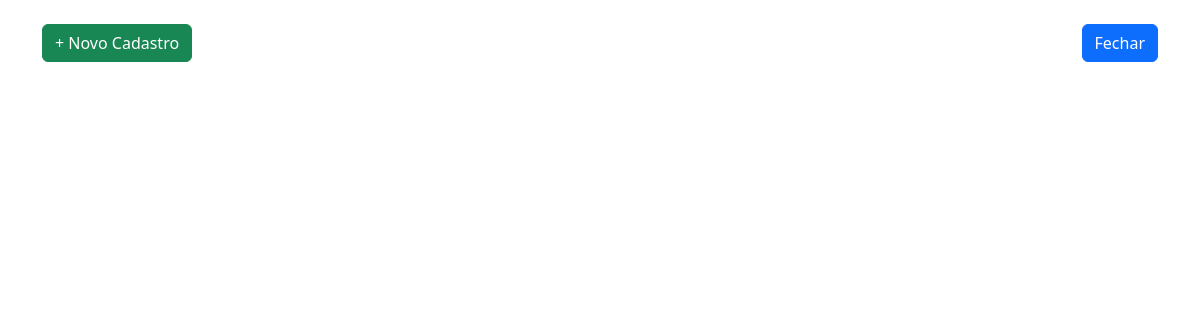
The app's page /App/views/user/CarroView/indexCarro.php, older data.
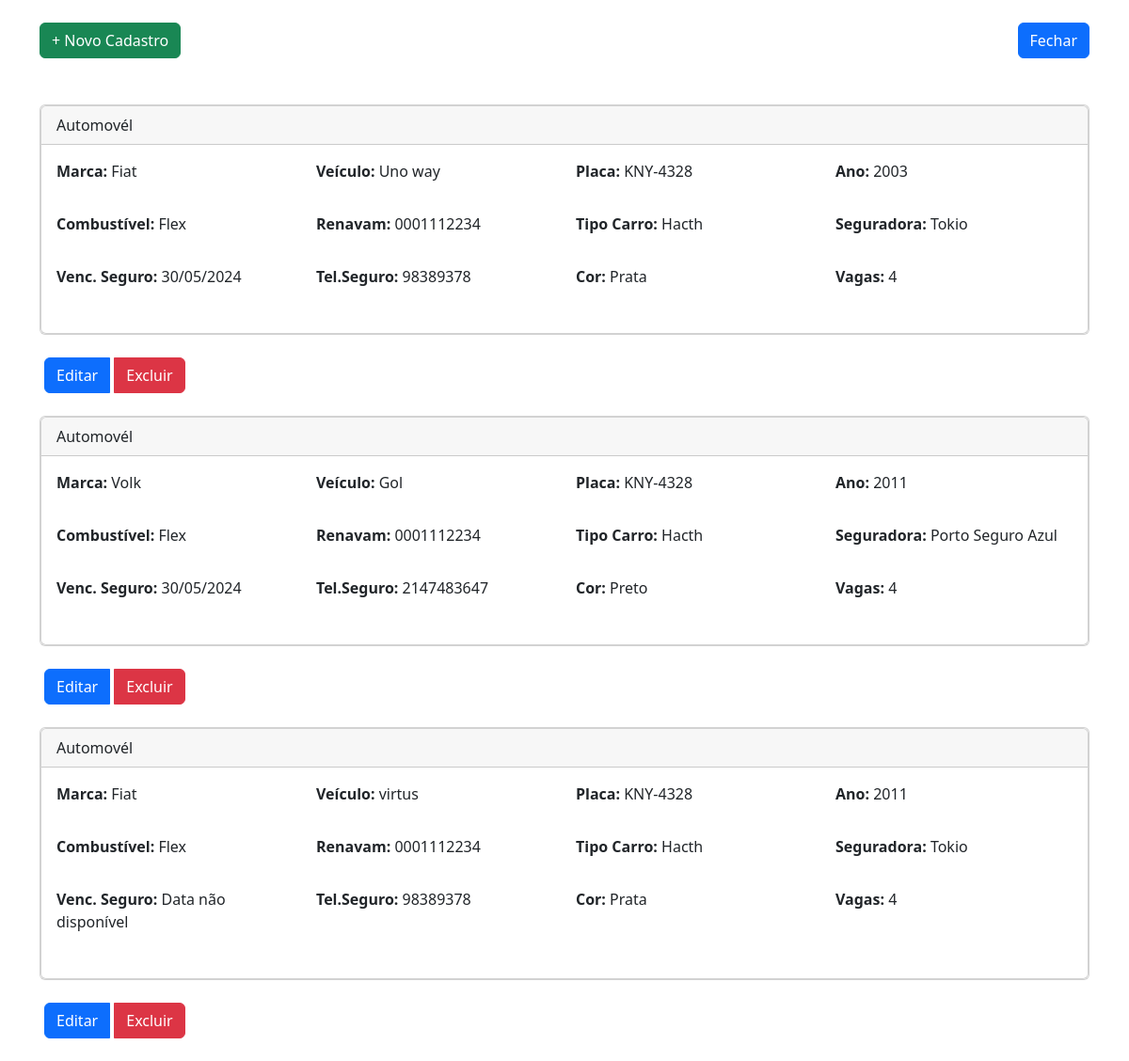
The same page, newer data.
### tables this page shows
CREATE TABLE IF NOT EXISTS `carros` (
  `id` int NOT NULL AUTO_INCREMENT,
  `modelo` varchar(50) NOT NULL,
  `placa` varchar(10) NOT NULL,
  `renavam` varchar(15) NOT NULL,
  `ano` year NOT NULL,
  `cor` varchar(10) NOT NULL,
  `combustivel` varchar(15) NOT NULL,
  `vagas` int NOT NULL,
  `tipo_carro` varchar(80) NOT NULL,
  `marca` varchar(80) NOT NULL,
  `data_vencimento` date DEFAULT NULL,
  `id_seguradora` int NOT NULL,
  `created` datetime NOT NULL,
  `modified` datetime DEFAULT NULL,
  PRIMARY KEY (`id`),
  KEY `id_seguradora` (`id_seguradora`)
);

CREATE TABLE IF NOT EXISTS `seguradoras` (
  `id` int NOT NULL AUTO_INCREMENT,
  `nome` varchar(150) NOT NULL,
  `telefone` int NOT NULL,
  `created` datetime NOT NULL,
  `modified` datetime DEFAULT NULL,
  PRIMARY KEY (`id`)
);

### App/dao/SeguradoraDAO.php (called while the page is built, shortened)
<?php
require_once(__DIR__ . "/../config/conexao.php");
class SeguradoraDAO
{
    protected $conexao;
    public function __construct()
    {
        $this->conexao = new Banco();
    }
    public function getSeguradora()
    {
        try {
            $stmt = $this->conexao->getConexao()->prepare("SELECT * FROM seguradoras ORDER BY id DESC");
            $stmt->execute();
            $result = $stmt->get_result();
            $seguradoras = [];
            while ($row = $result->fetch_array(MYSQLI_ASSOC)) {
                $seguradoras[] = $row;
            }
            return $seguradoras;
        } catch (Exception $e) {
            echo "Erro ao listar seguradora: " . $e->getMessage();
            return [];
        }
    }
}
?>

### App/config/conexao.php (called while the page is built, shortened)
<?php
class Banco
{
    protected $mysqli;
    private function conexao($servidor, $usuario, $senha, $banco)
    {
        try {
            $this->mysqli = new mysqli($servidor, $usuario, $senha, $banco);
        } catch (Exception $e) {
            die($e->getMessage());
        }
    }
    public function getConexao()
    {
        return $this->mysqli;
    }
}
?>

### App/models/SeguradoraModel.php (called while the page is built, shortened)
<?php
require_once (__DIR__ ."/../dao/SeguradoraDAO.php");
class Seguradora extends Banco
{
    private $seguradoraDAO;
    public function __construct()
    {
        $this->seguradoraDAO = new seguradoraDAO();
    }
    public function listarSeguradora()
    {
        return $this->seguradoraDAO->getSeguradora();
    }
}

### App/controllers/Seguradora/SeguradoraListarController.php (called while the page is built)
<?php
require_once (__DIR__ ."/../../models/SeguradoraModel.php");
class listarSeguradora{
    private $listar;
    public function __construct(){
        $this->listar = new Seguradora();
        $this -> listarTodos();
    }
    public function listarTodos(){
        return $this -> listar->listarSeguradora();
    }
}

### App/dao/CarroDAO.php (called while the page is built, shortened)
<?php
require_once(__DIR__ . "/../config/conexao.php");
class CarroDAO
{
    protected $conexao;
    public function __construct()
    {
        $this->conexao = new Banco();
    }
    public function getCarro()
    {
        try {
            $stmt = $this->conexao->getConexao()->prepare("SELECT c.*, s.nome
                                                           FROM carros  c
                                                           INNER JOIN seguradoras s ON c.id_seguradora = s.id
                                                           ORDER BY c.id DESC");
            $stmt->execute();
            $result = $stmt->get_result();
            $carros = [];
            while ($row = $result->fetch_array(MYSQLI_ASSOC)) {
                $carros[] = $row;
            }
            return $carros;
        } catch (Exception $e) {
            echo "Erro ao listar carros: " . $e->getMessage();
            return [];
        }
    }
}
?>

### App/models/CarroModel.php (called while the page is built, shortened)
<?php
require_once (__DIR__ ."/../dao/CarroDAO.php");
class Carro extends Banco {
    private $carroDAO;
    public function __construct()
    {
        $this->carroDAO=new CarroDAO();
    }
    public  function listarCarros()
    {
        return $this->carroDAO->getCarro();
    }
}
?>

### App/controllers/Carro/CarroListarController.php (called while the page is built)
<?php
require_once (__DIR__ ."/../../models/CarroModel.php");
class listarCarro{
    private $listar;
    public function __construct(){
        $this->listar = new Carro();
        $this -> listarTodos();
    }
    public function listarTodos(){
        return $this -> listar->listarCarros();
    }
}

### App/views/user/CarroView/indexCarro.php (the view, shortened to what this page needs)
<?php
require_once("../../../controllers/Carro/CarroListarController.php");
$controller = new listarCarro();
$row = $controller->listarTodos();
require_once("../../../controllers/Seguradora/SeguradoraListarController.php");
$controllerSeguradora = new listarSeguradora();
$rowSeguradora = $controllerSeguradora->listarTodos();
?>
<!DOCTYPE html>
<html lang="pt">
<head>
    <link href="https://cdn.jsdelivr.net/npm/bootstrap@5.2.1/dist/css/bootstrap.min.css" rel="stylesheet"
>
</head>
<body>
<div class="container">
    <header class="d-flex justify-content-between my-4">
        <p class="text-right"><a href="criarCarro.php" class="btn btn-success">+ Novo Cadastro</a></p>
        <a href="../../home.php" class="btn btn-primary" style="margin-bottom: 25px;">Fechar</a>
    </header>
    <?php foreach ($row as $value): ?>
        <div class="card mb-4">
            <div class="card">
                <div class="card-header">Automovél</div>
                <div class="card-body">
                    <div class="row mb-3">
                        <div class="col-md-3">
                            <p><strong>Marca:</strong> <?php echo $value['marca']; ?> </p>
                        </div>
                        <div class="col-md-3">
                            <p><strong>Veículo:</strong> <?php echo $value['modelo']; ?></p>
                        </div>
                        <div class="col-md-3">
                            <p><strong>Placa:</strong> <?php echo $value['placa']; ?></p>
                        </div>
                        <div class="col-md-3">
                            <p><strong>Ano:</strong> <?php echo $value['ano']; ?></p>
                        </div>
                    </div>
                    <div class="row mb-3">
                        <div class="col-md-3">
                            <p><strong>Combustível:</strong> <?php echo $value['combustivel']; ?></p>
                        </div>
                        <div class="col-md-3">
                            <p><strong>Renavam:</strong> <?php echo $value['renavam']; ?></p>
                        </div>
                        <div class="col-md-3">
                            <p><strong>Tipo Carro:</strong> <?php echo $value['tipo_carro']; ?> </p>
                        </div>
                        <div class="col-md-3">
                            <p><strong>Seguradora:</strong> <?php echo $value['nome'] ?> </p>
                        </div>
                    </div>
                    <div class="row mb-3">
                        <div class="col-md-3">
                            <p>
                                <strong>Venc. Seguro:</strong> <?php echo !empty($value['data_vencimento']) && $value['data_vencimento'] != '0000-00-00' ? date('d/m/Y', strtotime($value['data_vencimento'])) : "Data não disponível"; ?>
                            </p>
                        </div>
                        <div class="col-md-3">
                            <p><strong> Tel.Seguro: </strong><?php
                                $seguradora_telefone = "";
                                foreach ($rowSeguradora as $seguradora) {
                                    if ($seguradora['id'] == $value['id_seguradora']) {
                                        $seguradora_telefone = $seguradora['telefone'];
                                        break;
                                    }
                                }
                                echo $seguradora_telefone;
                                ?>  </p>
                        </div>
                        <div class="col-md-3">
                            <p><strong>Cor:</strong> <?php echo $value['cor']; ?></p>
                        </div>
                        <div class="col-md-3">
                            <p><strong>Vagas:</strong> <?php echo $value['vagas']; ?></p>
                        </div>
                    </div>
                </div>
            </div>
        </div>
        <div class="row">
            <div class="col-md-9 text-right">
                <div class="btn-group">
                    <a class="btn btn-primary" style="margin-left: 5px; margin-right: 5px;"
                       href="../../user/CarroView/editarCarro.php?id=<?php echo $value['id']; ?>">Editar</a>
                    <a class="btn btn-danger"
                       href="../../../controllers/Carro/CarroDeletarController.php?id=<?php echo $value['id']; ?>">Excluir</a>
                </div>
            </div>
        </div>
        <br>
    <?php endforeach; ?>
</div>
</body>
</html>

Row changes from the older to the newer data that the page shows:
added carros: marca "Fiat", modelo "Uno way", placa "KNY-4328", ano "2003", combustivel "Flex", renavam "0001112234", tipo_carro "Hacth", id_seguradora.nome "Tokio", data_vencimento "30/05/2024", id_seguradora.telefone "98389378", cor "Prata", vagas "4"
added carros: marca "Volk", modelo "Gol", placa "KNY-4328", ano "2011", combustivel "Flex", renavam "0001112234", tipo_carro "Hacth", id_seguradora.nome "Porto Seguro Azul", data_vencimento "30/05/2024", id_seguradora.telefone "2147483647", cor "Preto", vagas "4"
added carros: marca "Fiat", modelo "virtus", placa "KNY-4328", ano "2011", combustivel "Flex", renavam "0001112234", tipo_carro "Hacth", id_seguradora.nome "Tokio", data_vencimento "Data não disponível", id_seguradora.telefone "98389378", cor "Prata", vagas "4"
